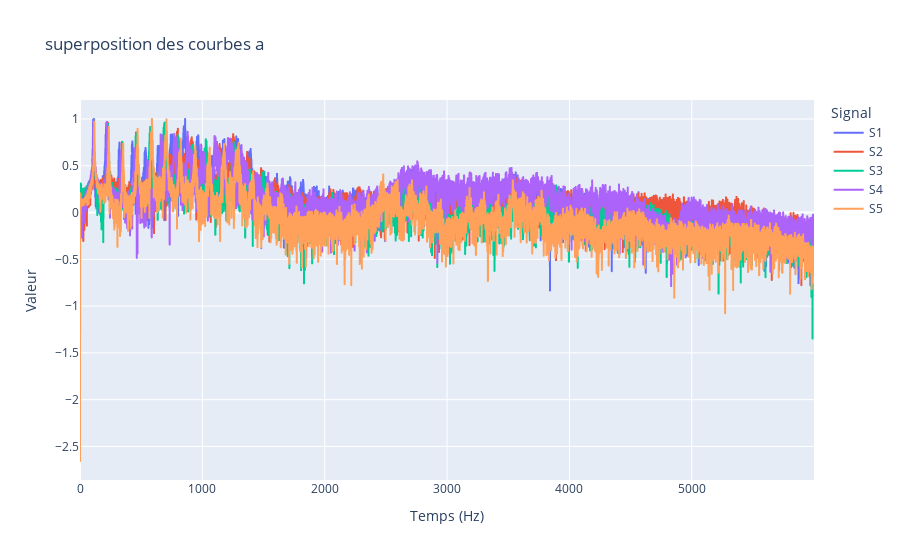
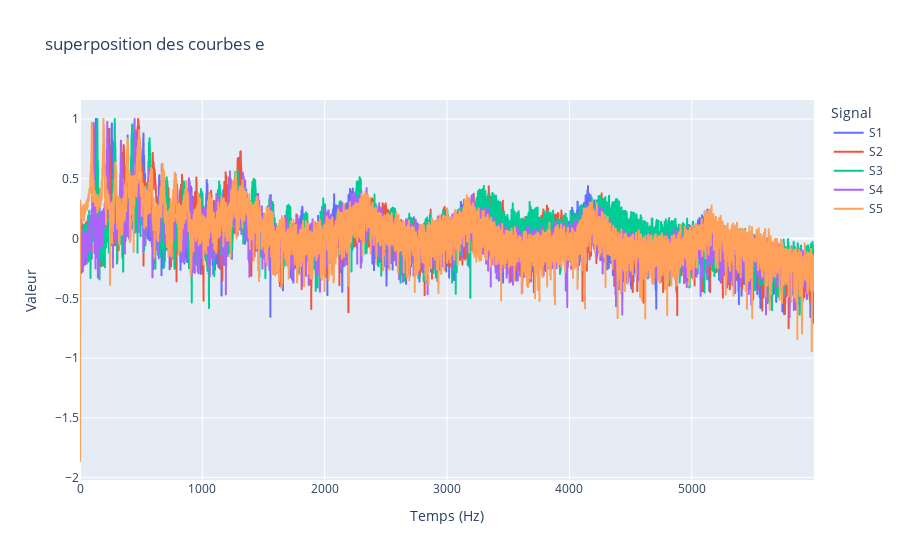
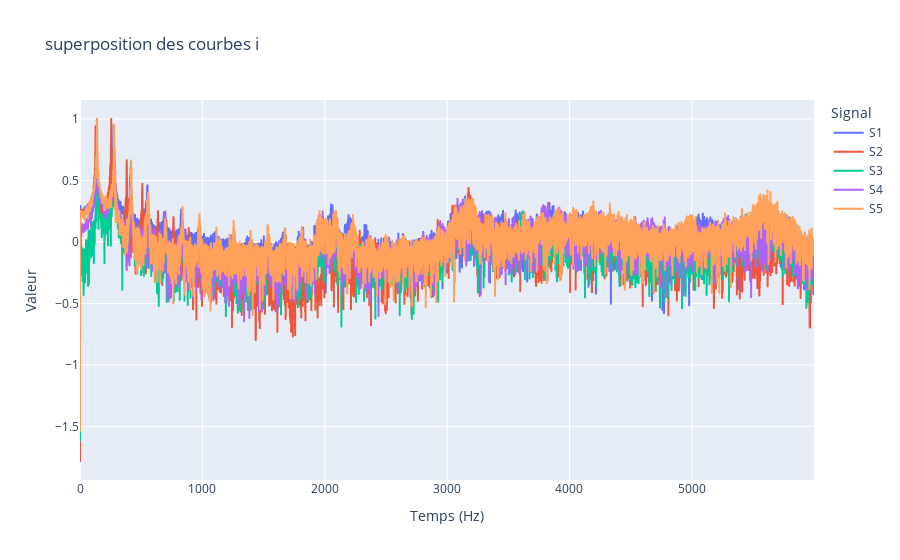
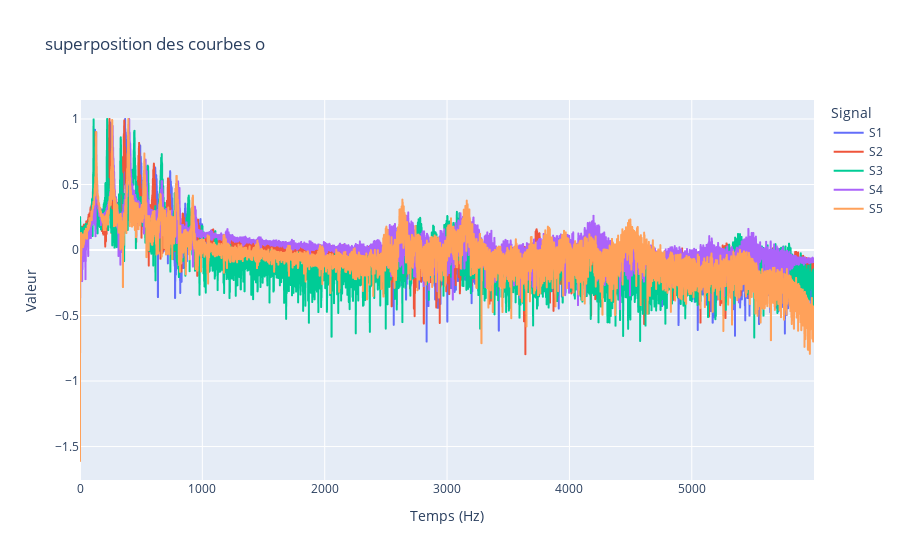

Notebook code for these charts, in order:
### Markdown cell above
lettre = "a"
EnsembleVect = []
vect_freq_moyen = [0]
vect_ampl_moyen = [0]

courbes = []

for i in range (1,6):
    nom = str(lettre) +"_" +str(i) + ".npz"
    signal_dict = np.load('apprentissage/'+nom) 
    
    s = signal_dict['s'] # extraction du signal utile
    t = signal_dict['t'] # extraction du vecteur temps associé au signal
    
    """px.line(x=t, y=s, labels={"x":"Temps (s)", "y":"Amplitude"},
    title=nom).show()"""

    nu, S = san.trans_fourier(s-np.mean(s), t)
    S = np.absolute(S)
    S = S / np.max(S)  #normalisation de l'amplitude
    fondamentale = (san.detect_fondamentale(S, nu))
    S = np.log10(S) +2
    courbes.append(S)

    
    freqs_harmoniques = []
    for l in range (6):
        freqs_harmoniques.append((l+1)*fondamentale)
    #A partir d'ici un fait directement la moyenne des fondamentales et harmoniques
    vect_freq_moyen[0] += (1/5)*fondamentale #terminer la liste de toutes les freqs moyennes et amplitudes
    
    print('san detect pics',san.detect_pics(S,freqs_harmoniques,nu))
    valtest = san.detect_pics(S,freqs_harmoniques,nu) #tuple (freq pic, amplitude pic)

    harmoniques_reelles = valtest[0] #freqeunces reeles des harmoniques
    amplitudes_harmoniques = valtest[1] #amplitudes des harmoniques
    
    print("harmoniques",harmoniques_reelles)

    print("liste freqences pics",vect_freq_moyen)
    print("liste amplitudes pics",vect_ampl_moyen)

df_signaux = pd.DataFrame({
"Temps (Hz)": np.concatenate([nu, nu, nu, nu, nu]),
"Valeur": np.concatenate([courbes[0], courbes[1], courbes[2], courbes[3], courbes[4]]),
"Signal": ["S1"]*len(nu) + ["S2"]*len(nu) + ["S3"]*len(nu) + ["S4"]*len(nu) + ["S5"]*len(nu)
})
px.line(df_signaux, x="Temps (Hz)", y="Valeur", color="Signal"
,title="superposition des courbes").show()

### Code cell
LETTRES = ["a","e","i","o","u"]
dico = {"a":[0,0],"e":[0,0],"i":[0,0],"o":[0,0],"u":[0,0]}



for lettre in LETTRES:
    courbes = []
    for i in range (1,6):
        nom = str(lettre) +"_" +str(i) + ".npz"
        signal_dict = np.load('apprentissage/'+nom) 
        
        s = signal_dict['s'] # extraction du signal utile
        t = signal_dict['t'] # extraction du vecteur temps associé au signal
        
        """px.line(x=t, y=s, labels={"x":"Temps (s)", "y":"Amplitude"},
        title=nom).show()"""

        nu, S = san.trans_fourier(s-np.mean(s), t)
        S = np.absolute(S)
        fondamentale = (san.detect_fondamentale(S, nu, 0.7*np.max(S)))
        S = np.log10(S)
        S = S / np.max(S)  #normalisation de l'amplitude
        print(fondamentale)
        courbes.append(S)
        

        
        freqs_harmoniques = [fondamentale]
        for l in range (6): #ajout des 6 harmoniques suivantes
            freqs_harmoniques.append((l+1)*fondamentale)
        #A partir d'ici un fait directement la moyenne des fondamentales et harmoniques
        
        Lettre_Harmonique_Freq, Lettre_Harmonique_Amp= san.detect_pics(S,freqs_harmoniques,nu) #tuple (freq pic, amplitude pic)
        #Variables importantes ^
        
    dico[lettre][0] = Lettre_Harmonique_Freq
    dico[lettre][1] = Lettre_Harmonique_Amp
    print(lettre)
    df_signaux = pd.DataFrame({
    "Temps (Hz)": np.concatenate([nu, nu, nu, nu, nu]),
    "Valeur": np.concatenate([courbes[0], courbes[1], courbes[2], courbes[3], courbes[4]]),
    "Signal": ["S1"]*len(nu) + ["S2"]*len(nu) + ["S3"]*len(nu) + ["S4"]*len(nu) + ["S5"]*len(nu)
    })
    px.line(df_signaux, x="Temps (Hz)", y="Valeur", color="Signal"
    ,title=("superposition des courbes "+str(lettre))).show()

### Figure 1 — Plotly figure (JSON) as saved in the notebook; plotly's stock layout.template omitted (floating-point values rounded to 4 significant figures; data arrays with more than 128 entries replaced by an {"elided": "..."} marker saying what was removed)
{"data": [{"hovertemplate": "Signal=S1<br>Temps (Hz)=%{x}<br>Valeur=%{y}<extra></extra>", "legendgroup": "S1", "line": {"color": "#636efa", "dash": "solid"}, "marker": {"symbol": "circle"}, "mode": "lines", "name": "S1", "showlegend": true, "type": "scattergl", "x": {"elided": "6000 float values"}, "xaxis": "x", "y": {"elided": "6000 float values"}, "yaxis": "y"}, {"hovertemplate": "Signal=S2<br>Temps (Hz)=%{x}<br>Valeur=%{y}<extra></extra>", "legendgroup": "S2", "line": {"color": "#EF553B", "dash": "solid"}, "marker": {"symbol": "circle"}, "mode": "lines", "name": "S2", "showlegend": true, "type": "scattergl", "x": {"elided": "6000 float values"}, "xaxis": "x", "y": {"elided": "6000 float values"}, "yaxis": "y"}, {"hovertemplate": "Signal=S3<br>Temps (Hz)=%{x}<br>Valeur=%{y}<extra></extra>", "legendgroup": "S3", "line": {"color": "#00cc96", "dash": "solid"}, "marker": {"symbol": "circle"}, "mode": "lines", "name": "S3", "showlegend": true, "type": "scattergl", "x": {"elided": "6000 float values"}, "xaxis": "x", "y": {"elided": "6000 float values"}, "yaxis": "y"}, {"hovertemplate": "Signal=S4<br>Temps (Hz)=%{x}<br>Valeur=%{y}<extra></extra>", "legendgroup": "S4", "line": {"color": "#ab63fa", "dash": "solid"}, "marker": {"symbol": "circle"}, "mode": "lines", "name": "S4", "showlegend": true, "type": "scattergl", "x": {"elided": "6000 float values"}, "xaxis": "x", "y": {"elided": "6000 float values"}, "yaxis": "y"}, {"hovertemplate": "Signal=S5<br>Temps (Hz)=%{x}<br>Valeur=%{y}<extra></extra>", "legendgroup": "S5", "line": {"color": "#FFA15A", "dash": "solid"}, "marker": {"symbol": "circle"}, "mode": "lines", "name": "S5", "showlegend": true, "type": "scattergl", "x": {"elided": "6000 float values"}, "xaxis": "x", "y": {"elided": "6000 float values"}, "yaxis": "y"}], "layout": {"legend": {"title": {"text": "Signal"}, "tracegroupgap": 0}, "title": {"text": "superposition des courbes a"}, "xaxis": {"anchor": "y", "domain": [0, 1], "title": {"text": "Temps (Hz)"}}, "yaxis": {"anchor": "x", "domain": [0, 1], "title": {"text": "Valeur"}}}}

### Figure 2 — Plotly figure (JSON) as saved in the notebook; plotly's stock layout.template omitted (floating-point values rounded to 4 significant figures; data arrays with more than 128 entries replaced by an {"elided": "..."} marker saying what was removed)
{"data": [{"hovertemplate": "Signal=S1<br>Temps (Hz)=%{x}<br>Valeur=%{y}<extra></extra>", "legendgroup": "S1", "line": {"color": "#636efa", "dash": "solid"}, "marker": {"symbol": "circle"}, "mode": "lines", "name": "S1", "showlegend": true, "type": "scattergl", "x": {"elided": "6000 float values"}, "xaxis": "x", "y": {"elided": "6000 float values"}, "yaxis": "y"}, {"hovertemplate": "Signal=S2<br>Temps (Hz)=%{x}<br>Valeur=%{y}<extra></extra>", "legendgroup": "S2", "line": {"color": "#EF553B", "dash": "solid"}, "marker": {"symbol": "circle"}, "mode": "lines", "name": "S2", "showlegend": true, "type": "scattergl", "x": {"elided": "6000 float values"}, "xaxis": "x", "y": {"elided": "6000 float values"}, "yaxis": "y"}, {"hovertemplate": "Signal=S3<br>Temps (Hz)=%{x}<br>Valeur=%{y}<extra></extra>", "legendgroup": "S3", "line": {"color": "#00cc96", "dash": "solid"}, "marker": {"symbol": "circle"}, "mode": "lines", "name": "S3", "showlegend": true, "type": "scattergl", "x": {"elided": "6000 float values"}, "xaxis": "x", "y": {"elided": "6000 float values"}, "yaxis": "y"}, {"hovertemplate": "Signal=S4<br>Temps (Hz)=%{x}<br>Valeur=%{y}<extra></extra>", "legendgroup": "S4", "line": {"color": "#ab63fa", "dash": "solid"}, "marker": {"symbol": "circle"}, "mode": "lines", "name": "S4", "showlegend": true, "type": "scattergl", "x": {"elided": "6000 float values"}, "xaxis": "x", "y": {"elided": "6000 float values"}, "yaxis": "y"}, {"hovertemplate": "Signal=S5<br>Temps (Hz)=%{x}<br>Valeur=%{y}<extra></extra>", "legendgroup": "S5", "line": {"color": "#FFA15A", "dash": "solid"}, "marker": {"symbol": "circle"}, "mode": "lines", "name": "S5", "showlegend": true, "type": "scattergl", "x": {"elided": "6000 float values"}, "xaxis": "x", "y": {"elided": "6000 float values"}, "yaxis": "y"}], "layout": {"legend": {"title": {"text": "Signal"}, "tracegroupgap": 0}, "title": {"text": "superposition des courbes e"}, "xaxis": {"anchor": "y", "domain": [0, 1], "title": {"text": "Temps (Hz)"}}, "yaxis": {"anchor": "x", "domain": [0, 1], "title": {"text": "Valeur"}}}}

### Figure 3 — Plotly figure (JSON) as saved in the notebook; plotly's stock layout.template omitted (floating-point values rounded to 4 significant figures; data arrays with more than 128 entries replaced by an {"elided": "..."} marker saying what was removed)
{"data": [{"hovertemplate": "Signal=S1<br>Temps (Hz)=%{x}<br>Valeur=%{y}<extra></extra>", "legendgroup": "S1", "line": {"color": "#636efa", "dash": "solid"}, "marker": {"symbol": "circle"}, "mode": "lines", "name": "S1", "showlegend": true, "type": "scattergl", "x": {"elided": "6000 float values"}, "xaxis": "x", "y": {"elided": "6000 float values"}, "yaxis": "y"}, {"hovertemplate": "Signal=S2<br>Temps (Hz)=%{x}<br>Valeur=%{y}<extra></extra>", "legendgroup": "S2", "line": {"color": "#EF553B", "dash": "solid"}, "marker": {"symbol": "circle"}, "mode": "lines", "name": "S2", "showlegend": true, "type": "scattergl", "x": {"elided": "6000 float values"}, "xaxis": "x", "y": {"elided": "6000 float values"}, "yaxis": "y"}, {"hovertemplate": "Signal=S3<br>Temps (Hz)=%{x}<br>Valeur=%{y}<extra></extra>", "legendgroup": "S3", "line": {"color": "#00cc96", "dash": "solid"}, "marker": {"symbol": "circle"}, "mode": "lines", "name": "S3", "showlegend": true, "type": "scattergl", "x": {"elided": "6000 float values"}, "xaxis": "x", "y": {"elided": "6000 float values"}, "yaxis": "y"}, {"hovertemplate": "Signal=S4<br>Temps (Hz)=%{x}<br>Valeur=%{y}<extra></extra>", "legendgroup": "S4", "line": {"color": "#ab63fa", "dash": "solid"}, "marker": {"symbol": "circle"}, "mode": "lines", "name": "S4", "showlegend": true, "type": "scattergl", "x": {"elided": "6000 float values"}, "xaxis": "x", "y": {"elided": "6000 float values"}, "yaxis": "y"}, {"hovertemplate": "Signal=S5<br>Temps (Hz)=%{x}<br>Valeur=%{y}<extra></extra>", "legendgroup": "S5", "line": {"color": "#FFA15A", "dash": "solid"}, "marker": {"symbol": "circle"}, "mode": "lines", "name": "S5", "showlegend": true, "type": "scattergl", "x": {"elided": "6000 float values"}, "xaxis": "x", "y": {"elided": "6000 float values"}, "yaxis": "y"}], "layout": {"legend": {"title": {"text": "Signal"}, "tracegroupgap": 0}, "title": {"text": "superposition des courbes i"}, "xaxis": {"anchor": "y", "domain": [0, 1], "title": {"text": "Temps (Hz)"}}, "yaxis": {"anchor": "x", "domain": [0, 1], "title": {"text": "Valeur"}}}}

### Figure 4 — Plotly figure (JSON) as saved in the notebook; plotly's stock layout.template omitted (floating-point values rounded to 4 significant figures; data arrays with more than 128 entries replaced by an {"elided": "..."} marker saying what was removed)
{"data": [{"hovertemplate": "Signal=S1<br>Temps (Hz)=%{x}<br>Valeur=%{y}<extra></extra>", "legendgroup": "S1", "line": {"color": "#636efa", "dash": "solid"}, "marker": {"symbol": "circle"}, "mode": "lines", "name": "S1", "showlegend": true, "type": "scattergl", "x": {"elided": "6000 float values"}, "xaxis": "x", "y": {"elided": "6000 float values"}, "yaxis": "y"}, {"hovertemplate": "Signal=S2<br>Temps (Hz)=%{x}<br>Valeur=%{y}<extra></extra>", "legendgroup": "S2", "line": {"color": "#EF553B", "dash": "solid"}, "marker": {"symbol": "circle"}, "mode": "lines", "name": "S2", "showlegend": true, "type": "scattergl", "x": {"elided": "6000 float values"}, "xaxis": "x", "y": {"elided": "6000 float values"}, "yaxis": "y"}, {"hovertemplate": "Signal=S3<br>Temps (Hz)=%{x}<br>Valeur=%{y}<extra></extra>", "legendgroup": "S3", "line": {"color": "#00cc96", "dash": "solid"}, "marker": {"symbol": "circle"}, "mode": "lines", "name": "S3", "showlegend": true, "type": "scattergl", "x": {"elided": "6000 float values"}, "xaxis": "x", "y": {"elided": "6000 float values"}, "yaxis": "y"}, {"hovertemplate": "Signal=S4<br>Temps (Hz)=%{x}<br>Valeur=%{y}<extra></extra>", "legendgroup": "S4", "line": {"color": "#ab63fa", "dash": "solid"}, "marker": {"symbol": "circle"}, "mode": "lines", "name": "S4", "showlegend": true, "type": "scattergl", "x": {"elided": "6000 float values"}, "xaxis": "x", "y": {"elided": "6000 float values"}, "yaxis": "y"}, {"hovertemplate": "Signal=S5<br>Temps (Hz)=%{x}<br>Valeur=%{y}<extra></extra>", "legendgroup": "S5", "line": {"color": "#FFA15A", "dash": "solid"}, "marker": {"symbol": "circle"}, "mode": "lines", "name": "S5", "showlegend": true, "type": "scattergl", "x": {"elided": "6000 float values"}, "xaxis": "x", "y": {"elided": "6000 float values"}, "yaxis": "y"}], "layout": {"legend": {"title": {"text": "Signal"}, "tracegroupgap": 0}, "title": {"text": "superposition des courbes o"}, "xaxis": {"anchor": "y", "domain": [0, 1], "title": {"text": "Temps (Hz)"}}, "yaxis": {"anchor": "x", "domain": [0, 1], "title": {"text": "Valeur"}}}}
